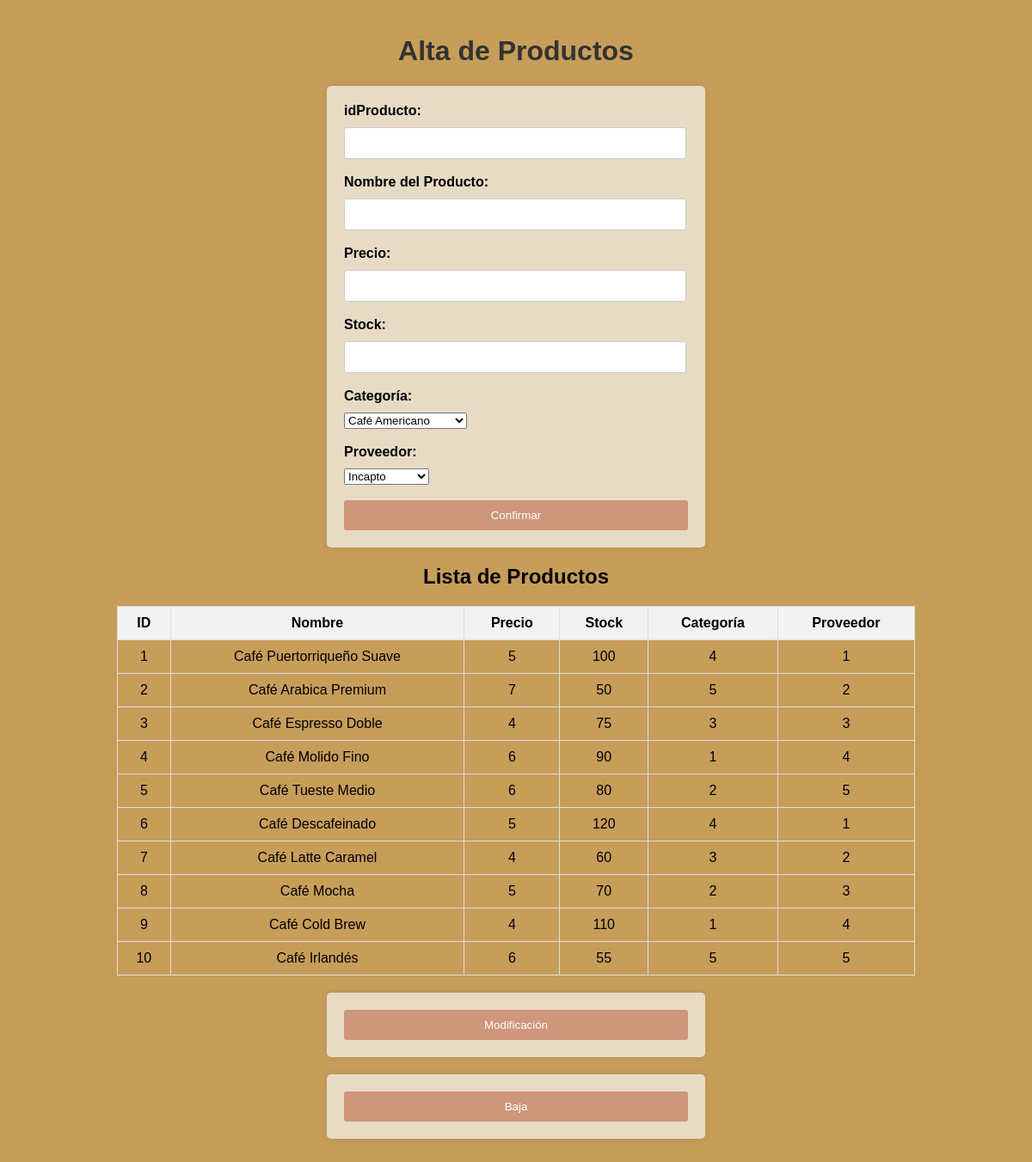
Screenshot of /admin/Alta-productos.php with the database file from the repository.
### tables this page shows
CREATE TABLE IF NOT EXISTS `productos` (
  `idProducto` INT NOT NULL,
  `NombreProd` VARCHAR(45) NOT NULL,
  `Precio` DECIMAL(10,0) NOT NULL,
  `Stock` INT NULL DEFAULT NULL,
  `IdCategoria` INT NOT NULL,
  `idProveedor` INT NOT NULL,
  PRIMARY KEY (`idProducto`),
  INDEX `fk_Productos_Categoria_idx` (`IdCategoria` ASC) VISIBLE,
  INDEX `fk_Productos_Proveedores1_idx` (`idProveedor` ASC) VISIBLE,
  CONSTRAINT `fk_Productos_Categoria`
    FOREIGN KEY (`IdCategoria`)
    REFERENCES `categoria` (`idCategoria`),
  CONSTRAINT `fk_Productos_Proveedores1`
    FOREIGN KEY (`idProveedor`)
    REFERENCES `proveedores` (`idProveedor`));

### admin/Alta-productos.php (the view, shortened to what this page needs)
<!DOCTYPE html>
<html>
<head>
    <link rel="stylesheet" href="../css/Alta.css">
</head>
<body>
    <h1>Alta de Productos</h1>
    <form method="POST" action="<?php echo $_SERVER["PHP_SELF"]; ?>">
        <label for="id">idProducto:</label>
        <input type="text" name="id" id="id" required><br><br>
        <label for="nombreProd">Nombre del Producto:</label>
        <input type="text" name="nombreProd" id="nombreProd" required><br><br>
        <label for="precio">Precio:</label>
        <input type="text" name="precio" id="precio" required><br><br>
        <label for="stock">Stock:</label>
        <input type="text" name="stock" id="stock" required><br><br>
        <label for="idCategoria">Categoría:</label>
        <select name="idCategoria" id="idCategoria">
            <?php
            $conexion = conectar();
            $consulta_categorias = $conexion->query("SELECT idCategoria, NombreCat FROM Categoria");
            if ($consulta_categorias->num_rows > 0) {
                while ($fila = $consulta_categorias->fetch_assoc()) {
                    echo "<option value='{$fila['idCategoria']}'>{$fila['NombreCat']}</option>";
                }
            } else {
                echo "<option value=''>No hay categorías disponibles</option>";
            }
            ?>
        </select><br><br>
        <label for="idProveedor">Proveedor:</label>
        <select name="idProveedor" id="idProveedor">
            <?php
            $conexion = conectar();
            $consulta_proveedores = $conexion->query("SELECT idProveedor, NombreProv FROM Proveedores");
            if ($consulta_proveedores->num_rows > 0) {
                while ($fila = $consulta_proveedores->fetch_assoc()) {
                    echo "<option value='{$fila['idProveedor']}'>{$fila['NombreProv']}</option>";
                }
            } else {
                echo "<option value=''>No hay proveedores disponibles</option>";
            }
            ?>
        </select><br><br>
        <button type="submit">Confirmar</button>
    </form>
    <div>
        <?php
        $conexion = conectar();
        $consulta_productos = $conexion->query("SELECT idProducto, NombreProd, Precio, Stock, IdCategoria, idProveedor FROM Productos ORDER BY idProducto");
        if ($consulta_productos->num_rows > 0) {
            echo "<h2>Lista de Productos</h2>";
            echo "<table border='1'>
                <tr>
                    <th>ID</th>
                    <th>Nombre</th>
                    <th>Precio</th>
                    <th>Stock</th>
                    <th>Categoría</th>
                    <th>Proveedor</th>
                </tr>";
            while ($fila = $consulta_productos->fetch_assoc()) {
                echo "<tr>
                    <td>{$fila['idProducto']}</td>
                    <td>{$fila['NombreProd']}</td>
                    <td>{$fila['Precio']}</td>
                    <td>{$fila['Stock']}</td>
                    <td>{$fila['IdCategoria']}</td>
                    <td>{$fila['idProveedor']}</td>
                </tr>";
            }
            echo "</table>";
        } else {
            echo "No hay productos registrados.";
        }
        ?>
    </div>
    <form action="Modif-productos.php" method="post">
        <button type="submit">Modificación</button>
    </form>
    <form action="Baja-productos.php" method="post">
        <button type="submit">Baja</button>
    </form>
</body>
</html>

### css/Alta.css (style rules this page uses)
body { font-family: Arial, sans-serif; background-color: #c79d5a; margin: 0; padding: 20px; }
h1 { color: #333; text-align: center; }
form { max-width: 400px; margin: 20px auto; padding: 20px; background-color: #e8dbc5; border-radius: 5px; box-shadow: 0 0 10px rgba(0, 0, 0, 0.1); }
label { display: block; margin-bottom: 10px; font-weight: bold; }
input[type="text"], input[type="number"] { width: 94%; padding: 10px; border: 1px solid #ccc; border-radius: 3px; }
button { width: 100%; padding: 10px; background-color: #CE967B; color: #fff; border: none; border-radius: 3px; cursor: pointer; }
div { text-align: center; }
table { margin-top: 20px; margin-left: 10%; border-collapse: collapse; width: 80%; }
th, td { padding: 10px; border: 1px solid #ddd; }
th { background-color: #f2f2f2; }

### rows the page displays
productos: idProducto "1", NombreProd "Café Puertorriqueño Suave", Precio "5", Stock "100", IdCategoria "4", idProveedor "1"
productos: idProducto "2", NombreProd "Café Arabica Premium", Precio "7", Stock "50", IdCategoria "5", idProveedor "2"
productos: idProducto "3", NombreProd "Café Espresso Doble", Precio "4", Stock "75", IdCategoria "3", idProveedor "3"
productos: idProducto "4", NombreProd "Café Molido Fino", Precio "6", Stock "90", IdCategoria "1", idProveedor "4"
productos: idProducto "5", NombreProd "Café Tueste Medio", Precio "6", Stock "80", IdCategoria "2", idProveedor "5"
productos: idProducto "6", NombreProd "Café Descafeinado", Precio "5", Stock "120", IdCategoria "4", idProveedor "1"
productos: idProducto "7", NombreProd "Café Latte Caramel", Precio "4", Stock "60", IdCategoria "3", idProveedor "2"
productos: idProducto "8", NombreProd "Café Mocha", Precio "5", Stock "70", IdCategoria "2", idProveedor "3"
productos: idProducto "9", NombreProd "Café Cold Brew", Precio "4", Stock "110", IdCategoria "1", idProveedor "4"
productos: idProducto "10", NombreProd "Café Irlandés", Precio "6", Stock "55", IdCategoria "5", idProveedor "5"

### other values shown
form field idCategoria "Café Americano"
form field idProveedor "Incapto"
